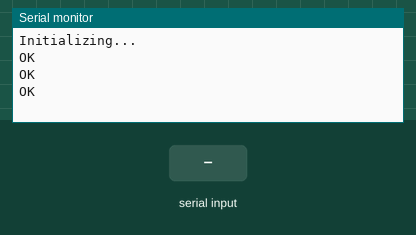
The sketch below on a simulated Arduino Uno, built with avr-gcc and run on an emulated ATmega328P. Shown: the last lines printed to the serial monitor. The inputs (shaded band) are chosen by the test bench. The modem accepts every AT command (registered, SIM ready, sends succeed) and sends nothing else.

Above: at 3.7 s.
3.8 s: "1" received over the second serial link
At 4.4 s:
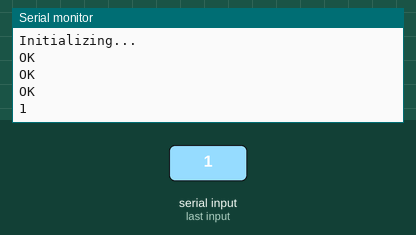
5.5 s: "0" received over the second serial link
At 6.8 s:
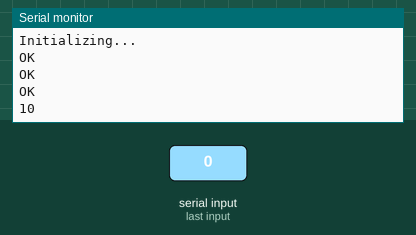

The sketch:

Receive_message_using_SIM800L.ino
```cpp
#include <SoftwareSerial.h>

SoftwareSerial mySerial(2, 3);

void setup() {
  Serial.begin(9600);
  mySerial.begin(9600);
  Serial.println("Initializing...");
  delay(1000);

  // Send attention command to check if all fine, it returns OK
  mySerial.println("AT");
  updateSerial();
  // Configuring module in TEXT mode
  mySerial.println("AT+CMGF=1");
  updateSerial();

  // Decides how newly arrived SMS messages should be handled
  mySerial.println("AT+CNMI=1,2,0,0,0");
  updateSerial();
}

void loop() {
  updateSerial();
}

// For data transmission from Serial to Software Serial port & vice versa
void updateSerial() {
  delay(500);
  while (Serial.available()) {
    mySerial.write(Serial.read());//Forward what Serial received to Software Serial Port
  }

  while (mySerial.available()) {
    Serial.write(mySerial.read());//Forward what Software Serial received to Serial Port
  }
}
```

Measured:
- after the input at 3.8 s, the serial monitor: prints a new line after 0.24 s (image 1)
- after the input at 5.5 s, the serial monitor: prints a new line at once (image 2)
